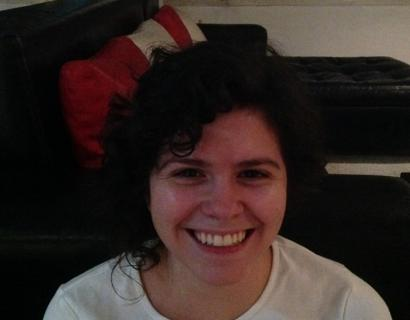
%> input picture lab3_hybrid/Tarea/procesada_hija.jpg, 410 x 320 px
$ octave Hybrid_image.m   (GNU Octave 9; MATLAB toolbox functions it lacks are replaced by stand-ins)
%> lines starting %> are read from the running program, lines starting %| are printed output that depends on the picture
% Cargar imagenes
Im1 = im2double(imread('procesada_hija.jpg'));
Im2 = im2double(imread('procesada_madre.jpg'));
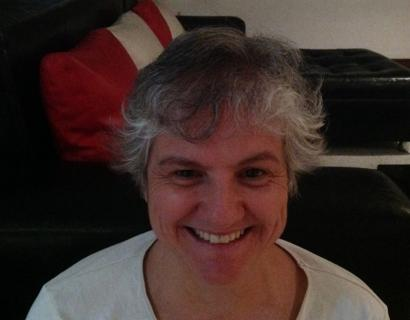
%> input picture lab3_hybrid/Tarea/procesada_madre.jpg, 410 x 320 px

% Filtro pasa-bajas
k = fspecial('gaussian',20,2);
FIm1 = imfilter(Im1,k);
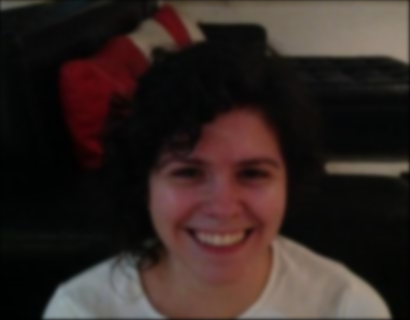
%> FIm1: size 320x410x3 double; mean R, G, B 0.2, 0.152, 0.138

% Filtro pasa-altas
k = fspecial('gaussian',20,4); %20,4
FIm2 = Im2 - imfilter(Im2,k);
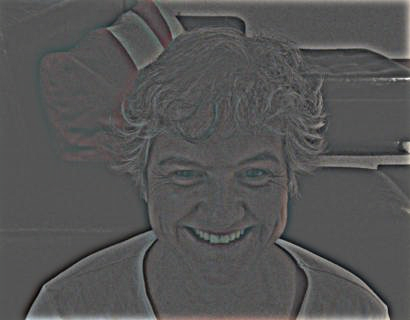
%> FIm2: size 320x410x3 double; mean R, G, B 0.00415, 0.00378, 0.00342; drawn with min black and max white

% Imagen hybrida
H = (FIm1+FIm2);
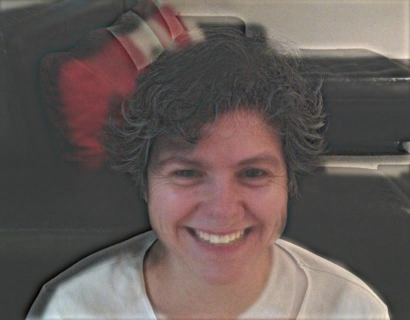
%> H: size 320x410x3 double; mean R, G, B 0.205, 0.155, 0.142; drawn with min black and max white

% Visualizar
imshow(H);
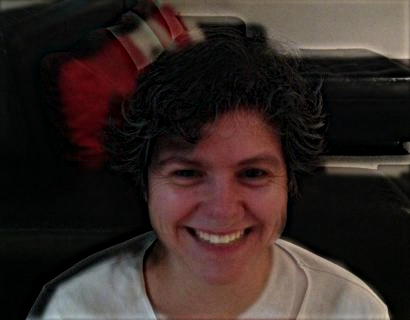
%> displayed picture: size 320x410x3, on the screen's scale of 0 to 255; mean R, G, B 52.6, 40, 36.5
